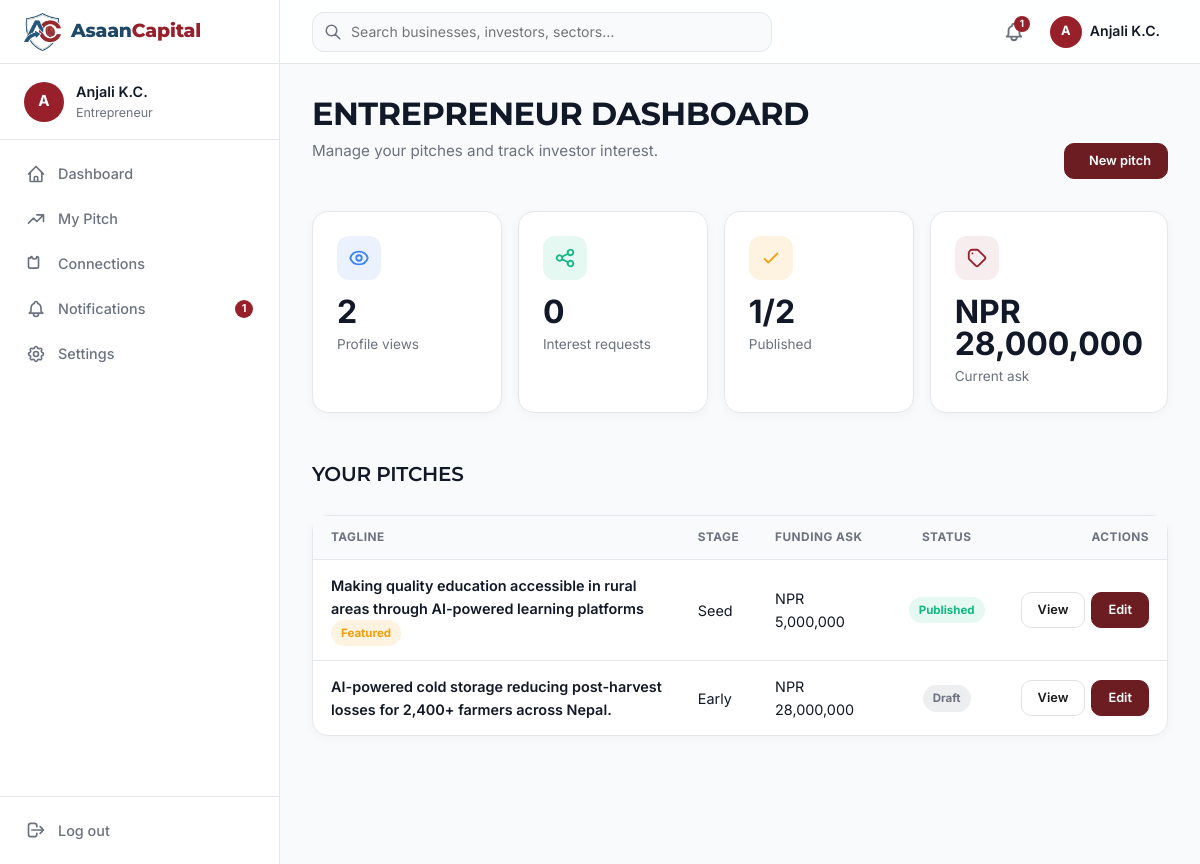
The page /pages/dashboard.php (signed in) on the database its author committed.
### tables this page shows
CREATE TABLE `pitches` (
  `id` bigint(20) unsigned NOT NULL AUTO_INCREMENT,
  `user_id` bigint(20) unsigned NOT NULL,
  `tagline` varchar(140) DEFAULT NULL,
  `company_registration_number` varchar(255) DEFAULT NULL,
  `company_type` varchar(255) DEFAULT NULL,
  `short_summary` varchar(300) DEFAULT NULL,
  `product_stage` varchar(255) DEFAULT NULL,
  `problem_statement` text DEFAULT NULL,
  `solution` text DEFAULT NULL,
  `market_size` text DEFAULT NULL,
  `business_model` text DEFAULT NULL,
  `revenue_model` varchar(255) DEFAULT NULL,
  `monthly_revenue` decimal(15,2) DEFAULT NULL,
  `monthly_users` int(11) DEFAULT NULL,
  `growth_rate` decimal(5,2) DEFAULT NULL,
  `customer_retention` decimal(5,2) DEFAULT NULL,
  `traction` text DEFAULT NULL,
  `target_customers` text DEFAULT NULL,
  `competitors` varchar(255) DEFAULT NULL,
  `competitive_advantage` varchar(255) DEFAULT NULL,
  `funding_amount` decimal(15,2) DEFAULT NULL,
  `minimum_investment` decimal(15,2) DEFAULT NULL,
  `previous_funding` decimal(15,2) DEFAULT NULL,
  `previous_funding_source` varchar(255) DEFAULT NULL,
  `has_legal_disputes` tinyint(1) NOT NULL DEFAULT 0,
  `legal_details` text DEFAULT NULL,
  `existing_debt` text DEFAULT NULL,
  `business_type` varchar(255) DEFAULT NULL,
  `customer_type` varchar(255) DEFAULT NULL,
  `looking_for` varchar(255) DEFAULT NULL,
  `investor_involvement` varchar(255) DEFAULT NULL,
  `open_to_acquisition` tinyint(1) NOT NULL DEFAULT 0,
  `monthly_burn` decimal(15,2) DEFAULT NULL,
  `runway_months` int(11) DEFAULT NULL,
  `relocate_willingness` varchar(255) DEFAULT NULL,
  `matchmaking_tags` longtext DEFAULT NULL CHECK (json_valid(`matchmaking_tags`)),
  `equity_offered` decimal(5,2) DEFAULT NULL,
  `fund_usage` text DEFAULT NULL,
  `valuation` decimal(15,2) DEFAULT NULL,
  `pitch_deck` varchar(255) DEFAULT NULL,
  `financial_projections` varchar(255) DEFAULT NULL,
  `pitch_video_url` varchar(255) DEFAULT NULL,
  `stage` varchar(255) DEFAULT NULL,
  `sector_id` bigint(20) unsigned DEFAULT NULL,
  `is_active` tinyint(1) NOT NULL DEFAULT 1,
  `is_hidden` tinyint(1) NOT NULL DEFAULT 0,
  `is_featured` tinyint(1) NOT NULL DEFAULT 0,
  `completeness_score` tinyint(3) unsigned NOT NULL DEFAULT 0,
  `is_published` tinyint(1) NOT NULL DEFAULT 0,
  `views` int(11) NOT NULL DEFAULT 0,
  `created_at` timestamp NULL DEFAULT NULL,
  `updated_at` timestamp NULL DEFAULT NULL,
  PRIMARY KEY (`id`),
  KEY `pitches_user_id_foreign` (`user_id`),
  KEY `pitches_sector_id_foreign` (`sector_id`),
  CONSTRAINT `pitches_sector_id_foreign` FOREIGN KEY (`sector_id`) REFERENCES `sectors` (`id`) ON DELETE SET NULL,
  CONSTRAINT `pitches_user_id_foreign` FOREIGN KEY (`user_id`) REFERENCES `users` (`id`) ON DELETE CASCADE
);

### config/helpers.php (called while the page is built, shortened)
<?php
function e(?string $s): string {
    return htmlspecialchars($s ?? '', ENT_QUOTES, 'UTF-8');
}
function money($amount): string {
    return 'NPR ' . number_format((float)$amount, 0);
}

### entrepreneur/dashboard.php (the view, shortened to what this page needs)
<?php
$user = current_user();
$userId = (int)$user['id'];
$db = db();
$stmt = $db->prepare('SELECT * FROM pitches WHERE user_id = ? ORDER BY created_at DESC');
$stmt->execute([$userId]);
$pitches = $stmt->fetchAll();
require __DIR__ . '/../includes/layout-dashboard.php';
?>
<?php if (empty($pitches)): ?>
  <div class="dash-panel">
    <?php ui_empty_state(['icon' => 'chart', 'title' => 'No pitches yet', 'text' => 'Create your first pitch to start connecting with investors.', 'ctaHref' => APP_URL . '/entrepreneur/pitch-create', 'ctaLabel' => 'Create pitch']); ?>
  </div>
<?php else: ?>
<div class="dash-stats">
</div>
<div class="dash-panel">
  <div class="dash-table-wrap">
    <table class="dash-table">
      <thead><tr>
        <th>Tagline</th><th>Stage</th><th>Funding ask</th>
        <th class="ta-center">Status</th><th class="ta-right">Actions</th>
      </tr></thead>
      <tbody>
      <?php foreach ($pitches as $p): ?>
        <tr>
          <td>
            <span class="t-strong"><?= e($p['tagline']) ?></span>
            <?php if ($p['is_featured']): ?> <span class="dash-pill featured">Featured</span><?php endif; ?>
          </td>
          <td><?= e(ucfirst($p['stage'] ?? '—')) ?></td>
          <td><?= $p['funding_amount'] ? money($p['funding_amount']) : '—' ?></td>
          <td class="ta-center"><span class="dash-pill <?= $p['is_published'] ? 'published' : 'draft' ?>"><?= $p['is_published'] ? 'Published' : 'Draft' ?></span></td>
          <td class="ta-right">
            <span class="dash-table-actions">
              <a href="<?= APP_URL ?>/pitch/<?= $p['id'] ?>" class="btn btn-sm btn-outline">View</a>
              <a href="<?= APP_URL ?>/entrepreneur/pitch-edit?id=<?= $p['id'] ?>" class="btn btn-sm btn-primary">Edit</a>
            </span>
          </td>
        </tr>
      <?php endforeach; ?>
      </tbody>
    </table>
  </div>
</div>
<?php endif; ?>
<?php require __DIR__ . '/../includes/footer.php'; ?>

### includes/header.php (style rules this page uses)
html.scroll-smooth { scroll-behavior: smooth; }

### rows shown on the page
pitches: tagline "Making quality education accessible in rural areas through AI-powered learning platforms", is_featured "Featured", stage "Seed", funding_amount "NPR 5,000,000", is_published "Published"
pitches: tagline "AI-powered cold storage reducing post-harvest losses for 2,400+ farmers across Nepal.", stage "Early", funding_amount "NPR 28,000,000", is_published "Draft"

### other values the page prints
$initial "A"
$user['name'] "Anjali K.C."
$isAdmin ? 'Administrator' : ui_role_label($user['role'] ?? '') "Entrepreneur"
$label "Dashboard"
$label "My Pitch"
$label "Connections"
$label "Notifications"
$unreadCount "1"
$label "Settings"
$title "ENTREPRENEUR DASHBOARD"
$subtitle "Manage your pitches and track investor interest."
$actionsHtml "New pitch"
$o['value'] "2 0 1/2 NPR 28,000,000"
$o['label'] "Profile views Interest requests Published Current ask"
$title "YOUR PITCHES"
